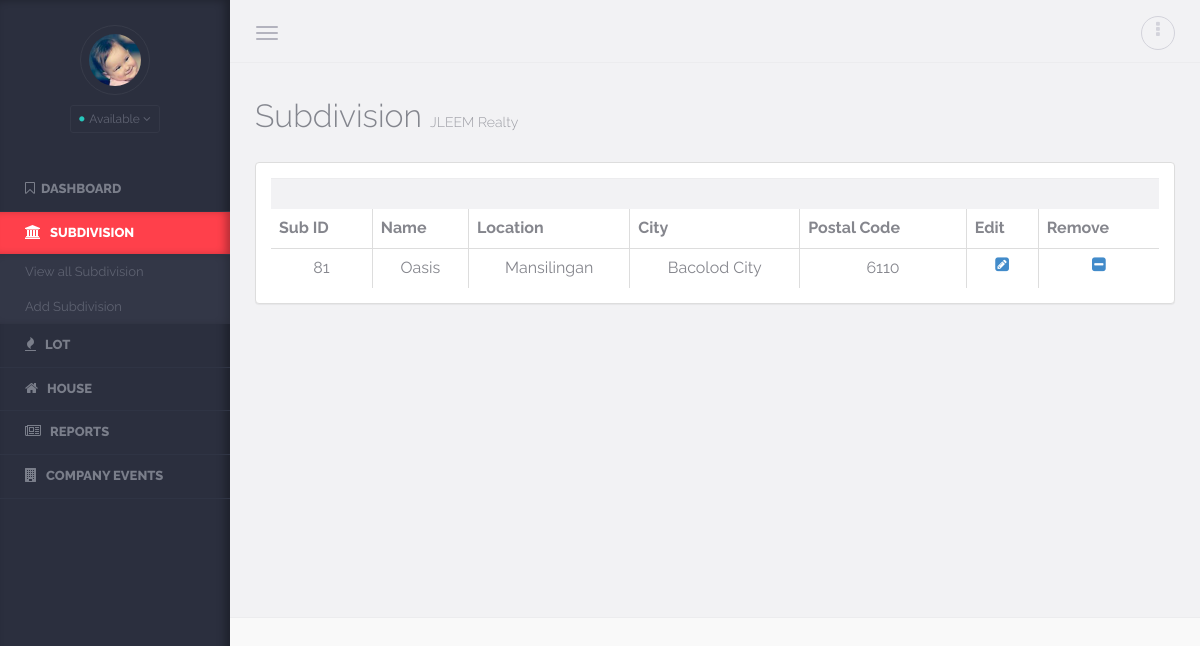
The page /subdivision.php on the database its author committed.
### tables this page shows
CREATE TABLE IF NOT EXISTS `subdivision` (
  `subd_id` int(11) NOT NULL AUTO_INCREMENT,
  `subdname` varchar(50) NOT NULL,
  `location` varchar(100) NOT NULL,
  `city` varchar(20) NOT NULL,
  `postal` int(11) NOT NULL,
  PRIMARY KEY (`subd_id`)
);

### subdivision.php (the view, shortened to what this page needs)
<html lang="en">
<head>
	<link rel="stylesheet" href="assets/css/bootstrap/bootstrap.css" />
    <link rel="stylesheet" href="assets/css/plugins/calendar/calendar.css" />
    <link rel="stylesheet" href="assets/css/app/app.v1.css" />
</head>
<header>
<aside class="left-panel">
            <div class="user text-center">
                  <img src="assets/images/avtar/user.png" class="img-circle" alt="...">
                  <h4 class="user-name"> <h4><?php echo $_SESSION['fname'];?></h4>
                  <div class="dropdown user-login">
                  <button class="btn btn-xs dropdown-toggle btn-rounded" type="button" data-toggle="dropdown" aria-expanded="true">
                    <i class="fa fa-circle status-icon available"></i> Available <i class="fa fa-angle-down"></i>
                  </button>
                  </div>
            </div>
 <nav class="navigation">
            	<ul class="list-unstyled">
                	<li ><a href="admin_index.php"><i class="fa fa-bookmark-o"></i><span class="nav-label">Dashboard</span></a></li>
                    <li class="active"><a href="subdivision.php"><i class="fa fa-university"></i> <span class="nav-label">Subdivision</span></a>
                    	<ul class="list-unstyled">
							<li><a href="subdivision.php">View all Subdivision</a></li>
                        	<li><a href="addsub.php">Add Subdivision</a></li>
                        </ul>
                    </li>
                   <li class="has-submenu"><a href="lot.php"><i class="fa fa-fire"></i> <span class="nav-label">Lot</span></a>
                    </li>
                    <li class="has-submenu"><a href="house.php"><i class="fa fa-home"></i> <span class="nav-label">House</span></a>
                    </li>
                   <li class="has-submenu"><a href="report.php"><i class="fa fa-newspaper-o"></i> <span class="nav-label">Reports</span></a>
                    </li>
                    <li class="has-submenu"><a href="events.php"><i class="fa fa-building"></i> <span class="nav-label">Company Events</span></a>
                    </li>
                </ul>
            </nav>
    </aside>
		<section class="content">
		<header class="top-head container-fluid">
            <button type="button" class="navbar-toggle pull-left">
                <span class="icon-bar"></span>
                <span class="icon-bar"></span>
                <span class="icon-bar"></span>
            </button>
       <ul class="nav-toolbar">
   <li class="dropdown"><a href="#" data-toggle="dropdown"><i class="fa fa-ellipsis-v"></i></a>
                </li>
            </ul>
        </header>
 <div class="warper container-fluid">
  <div class="page-header"><h1>Subdivision <small>JLEEM Realty</small></h1></div>
						<div class="panel panel-default">
                        <div class="panel-body table-responsive">
  <table class="table table-bordered">
                                <thead>
                                  <tr>
                                    <th>Sub ID</th>
                                    <th>Name</th>
                                    <th>Location</th>
                                    <th>City</th>
									<th>Postal Code</th>
									<th>Edit</th>
									<th>Remove</th>
                                  </tr>
                                </thead>
                          <?php
$result = mysql_query("SELECT * FROM subdivision ORDER BY subd_id");
$rows = MYSQL_NUMROWS($result);
If ($rows == 0)
	{
	echo '<div style=" color:red; text-align:center;">No Subdivision Found !</div>';
	}
else if ($rows > 0)
	{
	$i=0;
	while ($i<$rows)
		{
			$subid = MYSQL_RESULT($result,$i,"subd_id");
			$subdname = MYSQL_RESULT($result,$i,"subdname");
			$location = MYSQL_RESULT($result,$i,"location");
			$city = MYSQL_RESULT($result,$i,"city");
			$postal = MYSQL_RESULT($result,$i,"postal");
?>
                          <tr>
                            <td align="center"><?php echo $subid ?></td>
                            <td align="center"><?php echo $subdname ?></td>
                            <td align="center"><?php echo $location ?></td>
                            <td align="center"><?php echo $city ?></td>
                            <td align="center"><?php echo $postal ?></td>
                            <td align="center"><a href="editsubdivision.php?subid= <?php echo $subid; ?>"><i class="fa fa-pencil-square"></i> </a></td>
                            <td align="center"><a  href="deletesub.php?subid= <?php echo $subid; ?>"><i class="fa fa-minus-square" onclick="return confirm('Are you sure you want to delete subdivision  <?php echo $subid; ?>');" /></i></a></td>
                          </tr>
                          <?php
$i++;
	}
	}
?>
                     </div>
</div>
</div>
   <footer class="container-fluid footer">
</body>
</html>

### assets/css/app/app.v1.css (style rules this page uses)
body, html { overflow-x:hidden; }
aside.left-panel { background-color:#2b2f3e; width:230px; position:fixed; padding:25px 0px; box-shadow:inset -5px 0px 8px rgba(0,0,0,0.3); height:100%; top:0px; left:0px; }
.user { margin-bottom:35px; }
.user h4.user-name { color:#8e909a; font-size:16px; }
.user img { border:1px solid #383c4a; padding:8px; width:70px; }
.user .user-login { display:inline-block; }
.user .user-login .btn { border:1px solid #343847; background-color:transparent; color:#616574; padding:4px 8px; }
.navigation { margin:20px 0px; }
.navigation > ul > li { position:relative; }
.navigation > ul > li.has-submenu:after { content:"\f105"; font-family: 'FontAwesome'; display:inline-block; position:absolute; color:#7a7e8a; right:15px; transition: all 0.4s; -moz-transition: all 0.4s; -webkit-transition: all 0.4s; -o-transition: all 0.4s; top:10px; visibility:hidden; }
.navigation > ul > li > a { display:block; padding:12px 25px; color:#7a7e8a; text-transform:uppercase; font-size:13px; text-decoration:none; font-weight:800; border-bottom:1px solid #2f3444; transition: all 0.4s; -moz-transition: all 0.4s; -webkit-transition: all 0.4s; -o-transition: all 0.4s; }
.navigation > ul > li:hover > a, .navigation > ul > li.active:hover > a, .navigation > ul > li.active > a { color:#fff; background-color: #ff404b; -webkit-box-shadow: inset -6px 0 8px -2px rgba(0,0,0,0.3); box-shadow: inset -6px 0 8px -2px rgba(0,0,0,0.3); }
.navigation ul li a i { margin-right:6px; font-size:14px; }
.navigation ul li ul { display:none; background-color:#333747; -webkit-box-shadow: inset -6px 0 8px -2px rgba(0,0,0,0.2); box-shadow: inset -6px 0 8px -2px rgba(0,0,0,0.2); }
aside:not(.collapsed) .navigation ul li.active ul { display:block; }
.navigation ul li ul li a { padding:8px 25px; color:#5e6271; text-decoration:none; white-space:nowrap; transition: all 0.2s; -moz-transition: all 0.2s; -webkit-transition: all 0.2s; -o-transition: all 0.2s; font-size:13px; border-left:0px solid #5e6271; text-align:left; display:block; }
header { background-color:#f2f2f4; border-bottom:1px solid #ececee; padding-top:4px; padding-bottom:4px; }
.navbar-toggle { margin:8px 20px 8px 0px; display:block; padding-left:0px; }
.navbar-toggle .icon-bar { background-color:#b3b3be; }
.nav-toolbar { margin:8px 0px; float:right; }
.nav-toolbar > li { padding:0px; display:inline-block; margin-left:5px; position:relative; list-style:none; }
.nav-toolbar > li > a { color:#d3d3db; font-size:18px; border:1px solid #d3d3db; border-radius:50px; height:34px; width:34px; text-align:center; display:block; padding:4px; }
.content { margin-left:230px; }
.content > .container-fluid { padding-left:25px; padding-right:25px; }
.warper { padding-top:20px; padding-bottom:20px; min-height:550px; }
.page-header { margin:0px; border:0px; }
.page-header h1 { color:#84868e; font-weight:300; font-size:32px; margin-top:15px; margin-bottom:20px; }
.page-header * { font-weight:300; }
.page-header * small { font-size:14px; color:#9D9EA5; }
.footer { background-color: #f2f2f4; border-top: 1px solid #ececee; padding-bottom: 15px; padding-top: 15px; }
.panel { margin-bottom:30px; }

### rows shown on the page
subdivision: subd_id "81", subdname "Oasis", location "Mansilingan", city "Bacolod City", postal "6110"
